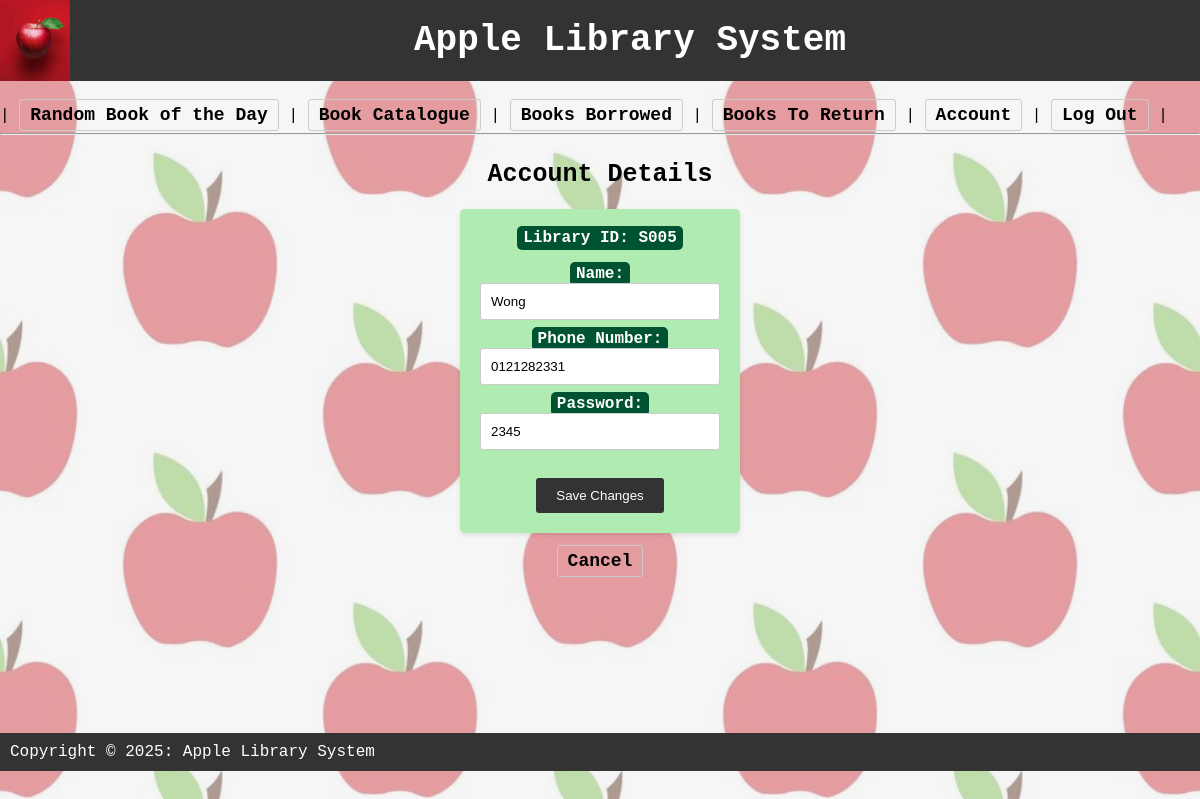
Page /editInfo.php (signed in) on the committed database.
### tables this page shows
CREATE TABLE `librarian` (
  `librarian_id` varchar(10) NOT NULL,
  `librarian_type` varchar(10) DEFAULT NULL,
  `librarian_name` varchar(50) DEFAULT NULL,
  `librarian_phone_number` varchar(12) DEFAULT NULL,
  `password` varchar(20) DEFAULT NULL
);

### editInfo.php (the view, shortened to what this page needs)
<?php
include('sessionCheck.php');
include('header.php');
if (isset($_SESSION['librarian_id'])){
    $details = "select * from librarian
    where librarian_id = '".$_SESSION['librarian_id']."'";
}
elseif (isset($_SESSION['member_id'])){
    $details = "select * from members
    where member_id = '".$_SESSION['member_id']."'";
}
$execute_query = mysqli_query($condb, $details);
$userDetails = mysqli_fetch_assoc($execute_query);
?>
<h3>Account Details</h3>
<form action="editInfoProcess.php" method="POST">
<label class="highlight">Library ID: <?= $userDetails['librarian_id'] ?? $userDetails['member_id']?><br></label>
<br>
<label class="highlight">Name:</label> <input type="text" name = 'name' value="<?= $userDetails['librarian_name'] ?? $userDetails['member_name']?>" required>
<br>
<label class="highlight">Phone Number:</label> <input type="text" name = 'phone_number' value="<?= $userDetails['librarian_phone_number'] ?? $userDetails['member_phone_number']?>" required>
<br>
<label class="highlight">Password:</label> <input type="text" name = 'password' value = "<?= $userDetails['password'] ?>"><br>
<br>
<input type="submit" value="Save Changes">
</form>
<center> <a href = 'accountDetails.php'>Cancel</a> </center>
<?php include('footer.php');?>
<head>
    <link rel="stylesheet"
href="astyle.css">
</head>

### astyle.css (style rules this page uses)
h3, p { text-align: center; margin-bottom: 20px; font-size: 25px; }
a { font-size: 18px; text-decoration: none; color: #000000; padding: 5px 10px; border: 1px solid #ccc; border-radius: 3px; font-weight: bold; }
form { margin-bottom: 20px; text-align: center; margin: 0 auto; width: 20%; background-color: #b0ebb2; padding: 20px; border-radius: 5px; box-shadow: 0 2px 5px rgba(0, 0, 0, 0.1); }
label { font-weight: bold; color: #ffffff; background-color: #005332; padding: 3px 6px; border-radius: 5px; }
input[type="text"], input[type="password"],select { width: 100%; padding: 10px; margin-bottom: 10px; border: 1px solid #ccc; border-radius: 3px; }
input[type="submit"] { background-color: #333; color: #fff; padding: 10px 20px; border: none; border-radius: 3px; cursor: pointer; }

### rows in the picture
librarian: librarian_id "S005", name "Wong", phone_number "0121282331", password "2345"
